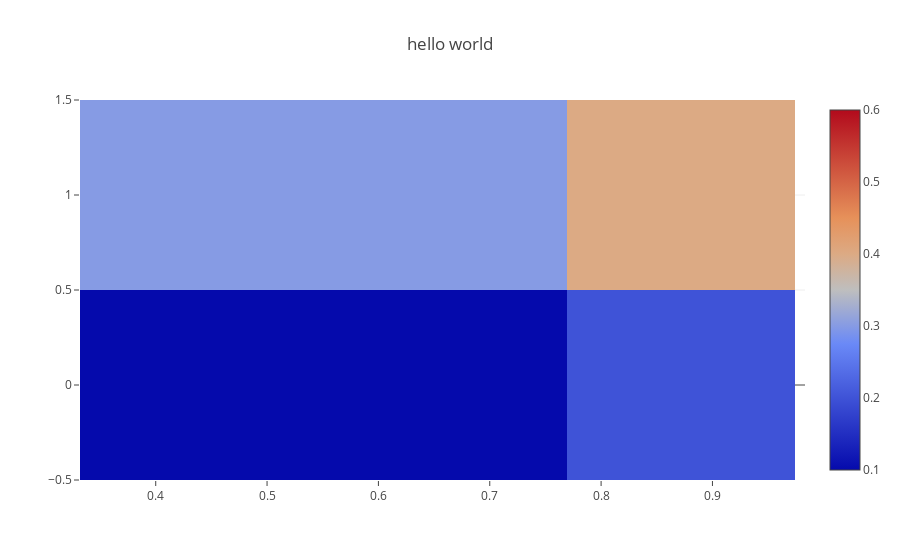

The notebook cell this image was saved under:
### Code cell
import plotly
import plotly.graph_objs as go

plotly.offline.init_notebook_mode(connected=True)

plotly.offline.iplot({
    "data": [go.Heatmap(x = [0.5505635530524858, 0.9877017755792628, 0.9785574648796478], #np.memmap.tolist(np.real(state.datasets['random'].parameters[0].values)),#np.real(state.datasets['random'].parameters[1].values),
                        y = [0,1],#np.memmap.tolist(np.real(state.datasets['random'].parameters[1].values)),
                        z = [[0.1, 0.2, 0.5], [0.3, 0.4, 0.6]])],
                        #np.memmap.tolist(np.real(state.datasets['random'].data)))],
    "layout": go.Layout(title="hello world")
})

### Figure 1 — Plotly figure (JSON) as saved in the notebook; plotly's stock layout.template omitted (floating-point values rounded to 4 significant figures)
{"data": [{"type": "heatmap", "uid": "1caa68b9-28a9-4321-beab-56ad5d8e9718", "x": [0.5506, 0.9877, 0.9786], "y": [0, 1], "z": [[0.1, 0.2, 0.5], [0.3, 0.4, 0.6]]}], "layout": {"title": {"text": "hello world"}}}
